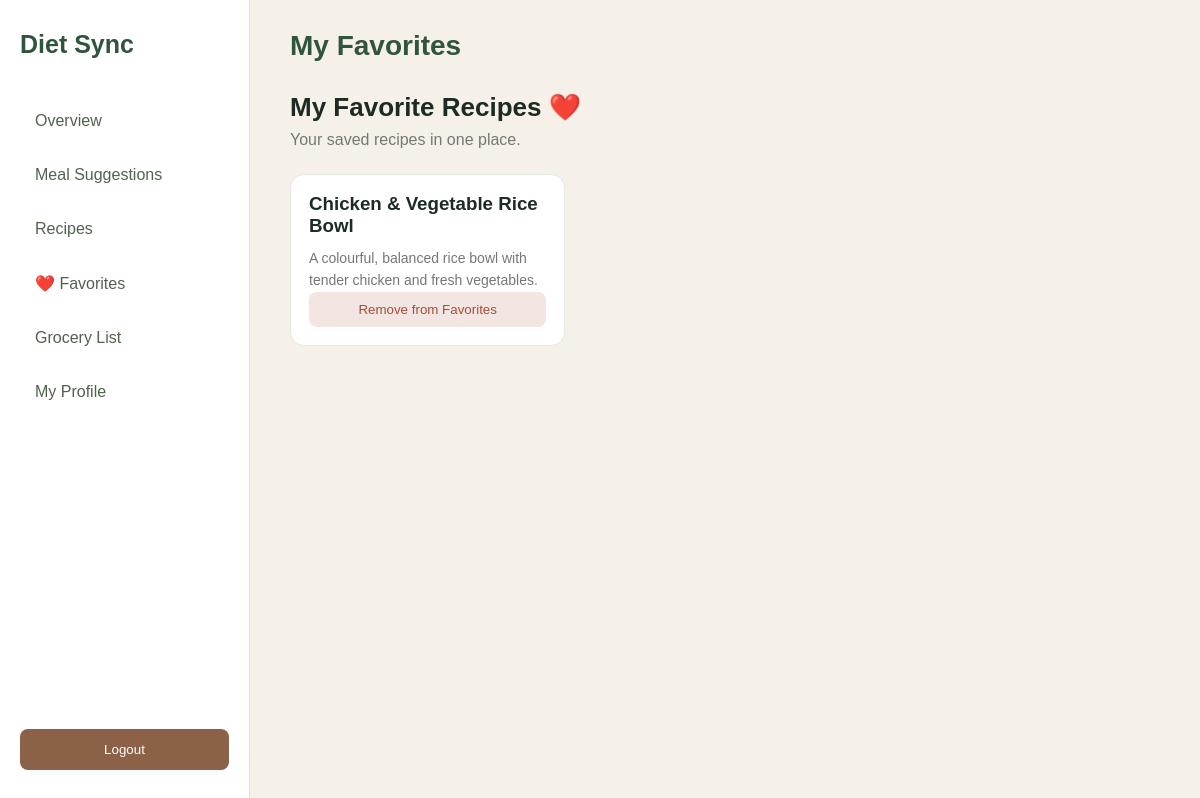
/favorites/ (signed in), run on the app's committed database.
### core/models.py (models this page shows, shortened)
class Favorite(models.Model):
    user = models.ForeignKey(settings.AUTH_USER_MODEL,on_delete=models.CASCADE,related_name="favorites")
    recipe = models.ForeignKey("Recipe",on_delete=models.CASCADE,related_name="favorited_by")
    created_at = models.DateTimeField(auto_now_add=True)
    class Meta:
        unique_together = ("user", "recipe")

class Recipe(models.Model):
    MEAL_TYPES = [
        ("breakfast", "Breakfast"),
        ("lunch", "Lunch"),
        ("dinner", "Dinner"),
        ("snack", "Snacks"),
    ]
    CATEGORIES = [
        ("weight_gain", "Weight Gain"),
        ("muscle_support", "Muscle Support"),
        ("balanced", "Balanced Nutrition"),
    ]
    title = models.CharField(max_length=200)
    description = models.TextField()
    image = models.ImageField(upload_to="recipes/")
    ingredients = models.TextField()
    instructions = models.TextField()
    calories = models.IntegerField(blank=True, null=True)
    protein = models.FloatField(blank=True, null=True)
    carbs = models.FloatField(blank=True, null=True)
    fat = models.FloatField(blank=True, null=True)
    is_featured = models.BooleanField(default=False)
    created_at = models.DateTimeField(auto_now_add=True)
    meal_type = models.CharField(max_length=20, choices=MEAL_TYPES, blank=True)
    nutrition_category = models.CharField(max_length=20, choices=CATEGORIES, blank=True)

### core/views.py (the view)
# urls.py: path("favorites/",favorites_view,name="favorites"),
def favorites_view(request):
    favorites = Favorite.objects.filter( user=request.user).select_related("recipe")
    return render(request, "favorites.html", {"favorites": favorites})

### core/templates/favorites.html (shortened to what this page needs)
{% extends "dashboard_base.html" %}
{% block page_heading %}My Favorites{% endblock %}
{% block content %}
<div class="favorites-container">
    <h2>My Favorite Recipes ❤️</h2>
    <p>Your saved recipes in one place.</p>
    <div class="favorites-grid">
        {% for favorite in favorites %}
        <div class="favorite-card">
            <div class="favorite-info">
                <h3>{{ favorite.recipe.title }}</h3>
                <p>{{ favorite.recipe.description }}</p>
                <form method="POST"
                      action="{% url 'favorite_toggle' favorite.recipe.id %}">
                    <button type="submit" class="remove-favorite">
                        Remove from Favorites
                    </button>
                </form>
            </div>
        </div>
        {% empty %}
        <p class="empty-favorites">
            You haven't added any favorite recipes yet.
        </p>
        {% endfor %}
    </div>
</div>
{% endblock %}

### core/static/css/dashboard.css (style rules this page uses)
* { margin: 0; padding: 0; box-sizing: border-box; }
body { font-family: Arial, sans-serif; background: #F5F1E9; color: #34483A; }
.favorites-container { max-width: 1100px; margin: 30px auto; }
.favorites-container h2 { color: #1c2b24; font-size: 26px; margin-bottom: 8px; }
.favorites-container p { color: #777; }
.favorites-grid { display: grid; grid-template-columns: repeat(auto-fill, minmax(250px, 1fr)); gap: 22px; margin-top: 25px; }
.favorite-card { background: #ffffff; border-radius: 14px; overflow: hidden; border: 1px solid #e5e9e3; }
.favorite-info { padding: 18px; }
.favorite-info h3 { color: #1c2b24; margin-bottom: 10px; }
.favorite-info p { color: #777; font-size: 14px; line-height: 1.6; }
.remove-favorite { width: 100%; padding: 10px; background: #f3e5e1; color: #a34e3b; border: none; border-radius: 8px; cursor: pointer; }

### data on the page
Favorite: recipe "Chicken & Vegetable Rice Bowl", recipe.description "A colourful, balanced rice bowl with tender chicken and fresh vegetables."
